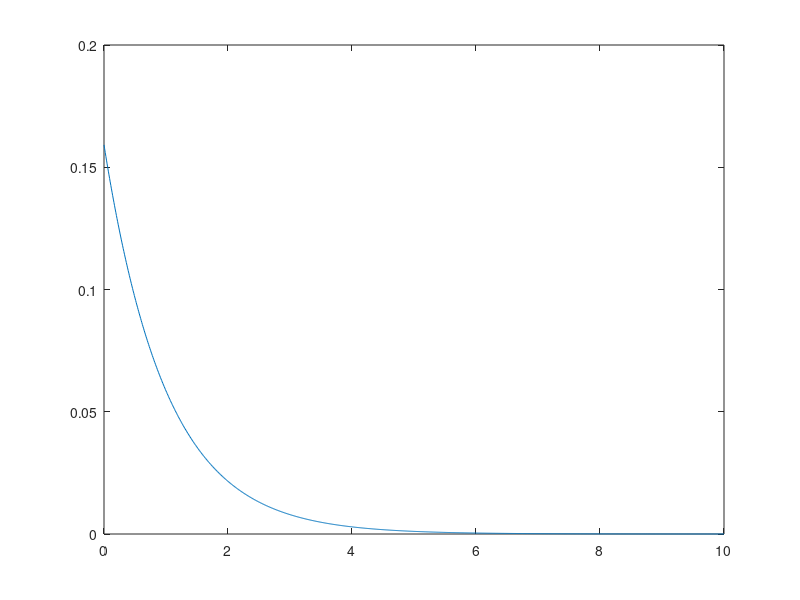

This chart was generated by the following MATLAB code:
% Wed Jun 13 11:45:18 MSK 2012
% Karl Kästner, Berlin

% f = @(x,y) exp(-sqrt(x.^2 + y.^2)/2).^2
%  quad2d(f, -100, 100, -100, 100)/(2*pi) 

h=0.01
X =0:h:10;
% probability
y = (1/(2*pi))*exp(-X/2).^2
sum(2*pi*X.*y)
plot(X,y)


function v = hydrogen_analytic_2d(P, shell)
	% analytic solution of the ground state in 2D
% TODO the shell influence is not correct (this is the case for 3D)!!!
	v = 0.5*pi*exp(-2/level*sqrt(P(:,1).^2 + P(:,2).^2));
end
